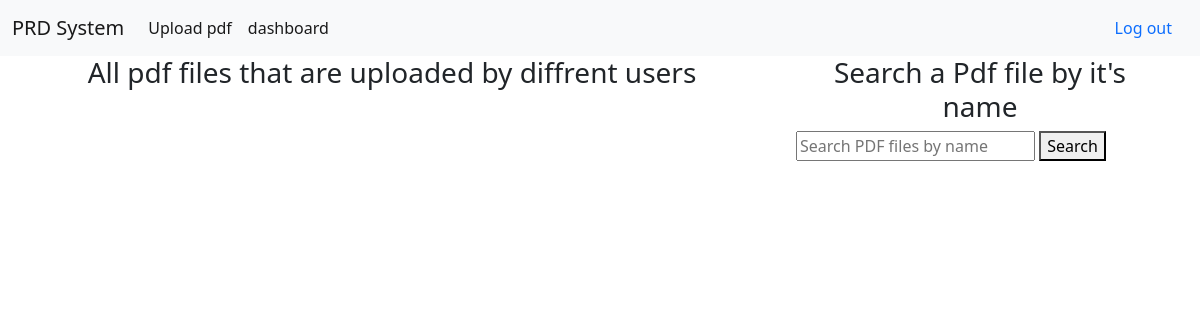
The app's page /dashboard (signed in), older data.
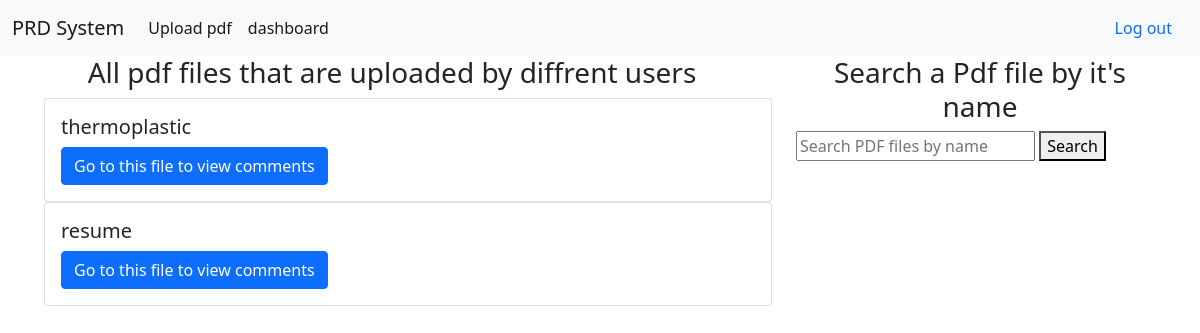
The same page, newer data.
### app/models.py (models this page shows)
class pdf_file_model(models.Model):
    def user_directory_path(instance, filename):
        return "user_{0}/{1}".format(instance.Owner.id, filename)
    pdf_name = models.CharField(max_length=100,blank=False, unique="True")
    Owner = models.ForeignKey(CustomUser, on_delete=models.CASCADE)
    pdf_file = models.FileField(max_length=100, blank=False,upload_to=user_directory_path)
    def __str__(self):
        return self.pdf_name

### app/views.py (the view)
# urls.py: path("dashboard", views.dashboard, name="dashboard"),
def dashboard(request):
    if request.user.is_authenticated:
        owned_pdf_files=pdf_file_model.objects.filter(Owner=request.user)
        invited_records = UserInvitationRecord.objects.filter(user=request.user)
        invited_pdf_files = [record.pdf_file for record in invited_records]
        print(invited_pdf_files)
        print(list(owned_pdf_files))
        pdf_files=invited_pdf_files + list(owned_pdf_files)
        return render(request, 'app/dashboard.html', {'pdf_files': pdf_files})
    else:
        messages.info(request, "Please login to your account first to view all pdfs")
        return redirect("homepage")

### app/templates/app/dashboard.html (shortened to what this page needs)
{% extends "app/base.html" %}
{% block content %}
<div class="row">
  <div class="col-8">
    <h3 style="text-align: center;">All pdf files that are uploaded by diffrent users</h3>
<ul>
    {% for pdf_file in pdf_files %}
    <div class="card">
        <div class="card-body">
          <h5 class="card-title">{{ pdf_file.pdf_name }}</h5>
          <a href="{% url 'pdf_file' pdf_file.id %}"class="btn btn-primary">Go to this file to view comments</a>
        </div>
      </div>
    {% endfor %}
</ul>
</div>
        <div class="col-4 position-relative">
              <h3 style="text-align: center;"> Search a Pdf file by it's name</h3>
              <form id="search-form" class="position-absolute top-40 start-40">
                <input type="text" id="search-input" placeholder="Search PDF files by name">
                <button type="submit">Search</button>
              </form>
            </div>
</div>
{% endblock content %}

Row changes from the older to the newer data that the page shows:
now on this page (row unchanged): pdf_file_model: pdf_name "thermoplastic"
added pdf_file_model: pdf_name "resume"
